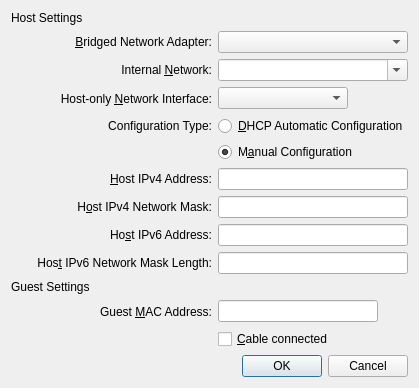
<ui version="4.0" >
 <comment>
 VBox frontends: Qt4 GUI ("VirtualBox"):

 Copyright (C) 2009 Sun Microsystems, Inc.

 This file is part of VirtualBox Open Source Edition (OSE), as
 available from http://www.virtualbox.org. This file is free software;
 you can redistribute it and/or modify it under the terms of the GNU
 General Public License (GPL) as published by the Free Software
 Foundation, in version 2 as it comes in the "COPYING" file of the
 VirtualBox OSE distribution. VirtualBox OSE is distributed in the
 hope that it will be useful, but WITHOUT ANY WARRANTY of any kind.

 Please contact Sun Microsystems, Inc., 4150 Network Circle, Santa
 Clara, CA 95054 USA or visit http://www.sun.com if you need
 additional information or have any questions.
 </comment>
 <class>VBoxVMSettingsNetworkDetails</class>
 <widget class="QWidget" name="VBoxVMSettingsNetworkDetails" >
  <property name="geometry" >
   <rect>
    <x>0</x>
    <y>0</y>
    <width>402</width>
    <height>255</height>
   </rect>
  </property>
  <layout class="QGridLayout" >
   <item row="0" column="0" colspan="5" >
    <widget class="QILabelSeparator" name="mLsHost" >
     <property name="sizePolicy" >
      <sizepolicy vsizetype="Preferred" hsizetype="MinimumExpanding" >
       <horstretch>0</horstretch>
       <verstretch>0</verstretch>
      </sizepolicy>
     </property>
     <property name="text" >
      <string>Host Settings</string>
     </property>
    </widget>
   </item>
   <item row="1" column="1" >
    <widget class="QLabel" name="mLbBRG" >
     <property name="text" >
      <string>&amp;Bridged Network Adapter:</string>
     </property>
     <property name="alignment" >
      <set>Qt::AlignRight|Qt::AlignTrailing|Qt::AlignVCenter</set>
     </property>
     <property name="buddy" >
      <cstring>mCbBRG</cstring>
     </property>
    </widget>
   </item>
   <item row="1" column="2" colspan="3" >
    <widget class="QComboBox" name="mCbBRG" >
     <property name="toolTip" >
      <string>Displays the name of the host network adapter selected for bridged networking.</string>
     </property>
    </widget>
   </item>
   <item row="2" column="1" >
    <widget class="QLabel" name="mLbINT" >
     <property name="text" >
      <string>Internal &amp;Network:</string>
     </property>
     <property name="alignment" >
      <set>Qt::AlignRight|Qt::AlignTrailing|Qt::AlignVCenter</set>
     </property>
     <property name="buddy" >
      <cstring>mCbINT</cstring>
     </property>
    </widget>
   </item>
   <item row="2" column="2" colspan="3" >
    <widget class="QComboBox" name="mCbINT" >
     <property name="toolTip" >
      <string>Displays the name of the internal network selected for this adapter.</string>
     </property>
     <property name="editable" >
      <bool>true</bool>
     </property>
    </widget>
   </item>
   <item row="3" column="1" >
    <widget class="QLabel" name="mLbHOI" >
     <property name="text" >
      <string>Host-only &amp;Network Interface:</string>
     </property>
     <property name="alignment" >
      <set>Qt::AlignRight|Qt::AlignTrailing|Qt::AlignVCenter</set>
     </property>
     <property name="buddy" >
      <cstring>mCbHOI</cstring>
     </property>
    </widget>
   </item>
   <item row="3" column="2" colspan="3" >
    <layout class="QHBoxLayout" >
     <item>
      <widget class="QComboBox" name="mCbHOI" >
       <property name="toolTip" >
        <string>Displays the name of the VirtualBox network interface selected for host-only networking.</string>
       </property>
      </widget>
     </item>
     <item>
      <widget class="QToolButton" name="mTbAdd" >
       <property name="toolTip" >
        <string>Add new VirtualBox host-only network interface.</string>
       </property>
       <property name="autoRaise" >
        <bool>true</bool>
       </property>
       <property name="visible" >
        <bool>false</bool>
       </property>
      </widget>
     </item>
     <item>
      <widget class="QToolButton" name="mTbDel" >
       <property name="toolTip" >
        <string>Remove selected VirtualBox host-only network interface.</string>
       </property>
       <property name="autoRaise" >
        <bool>true</bool>
       </property>
       <property name="visible" >
        <bool>false</bool>
       </property>
      </widget>
     </item>
    </layout>
   </item>
   <item row="4" column="1" >
    <widget class="QLabel" name="mLbCT" >
     <property name="visible" >
      <bool>false</bool>
     </property>
     <property name="text" >
      <string>Configuration Type:</string>
     </property>
     <property name="alignment" >
      <set>Qt::AlignRight|Qt::AlignTrailing|Qt::AlignVCenter</set>
     </property>
    </widget>
   </item>
   <item row="4" column="2" colspan="3" >
    <widget class="QRadioButton" name="mRbAuto" >
     <property name="visible" >
      <bool>false</bool>
     </property>
     <property name="toolTip" >
      <string>Use DHCP automatic configuration for this host-only network interface.</string>
     </property>
     <property name="text" >
      <string>&amp;DHCP Automatic Configuration</string>
     </property>
    </widget>
   </item>
   <item row="5" column="2" colspan="3" >
    <widget class="QRadioButton" name="mRbManual" >
     <property name="visible" >
      <bool>false</bool>
     </property>
     <property name="checked" >
      <bool>true</bool>
     </property>
     <property name="toolTip" >
      <string>Use manual configuration for this host-only network interface.</string>
     </property>
     <property name="text" >
      <string>M&amp;anual Configuration</string>
     </property>
    </widget>
   </item>
   <item row="6" column="1" >
    <widget class="QLabel" name="mLbIPv4" >
     <property name="text" >
      <string>&amp;Host IPv4 Address:</string>
     </property>
     <property name="alignment" >
      <set>Qt::AlignRight|Qt::AlignTrailing|Qt::AlignVCenter</set>
     </property>
     <property name="buddy" >
      <cstring>mLeIPv4</cstring>
     </property>
    </widget>
   </item>
   <item row="6" column="2" colspan="3" >
    <widget class="QILineEdit" name="mLeIPv4" >
     <property name="sizePolicy" >
      <sizepolicy vsizetype="Fixed" hsizetype="Preferred" >
       <horstretch>0</horstretch>
       <verstretch>0</verstretch>
      </sizepolicy>
     </property>
     <property name="toolTip" >
      <string>Displays the host IPv4 address for this interface.</string>
     </property>
    </widget>
   </item>
   <item row="7" column="1" >
    <widget class="QLabel" name="mLbHMv4" >
     <property name="text" >
      <string>H&amp;ost IPv4 Network Mask:</string>
     </property>
     <property name="alignment" >
      <set>Qt::AlignRight|Qt::AlignTrailing|Qt::AlignVCenter</set>
     </property>
     <property name="buddy" >
      <cstring>mLeHMv4</cstring>
     </property>
    </widget>
   </item>
   <item row="7" column="2" colspan="3" >
    <widget class="QILineEdit" name="mLeHMv4" >
     <property name="sizePolicy" >
      <sizepolicy vsizetype="Fixed" hsizetype="Preferred" >
       <horstretch>0</horstretch>
       <verstretch>0</verstretch>
      </sizepolicy>
     </property>
     <property name="toolTip" >
      <string>Displays the host IPv4 network mask for this interface.</string>
     </property>
    </widget>
   </item>
   <item row="8" column="1" >
    <widget class="QLabel" name="mLbIPv6" >
     <property name="text" >
      <string>Ho&amp;st IPv6 Address:</string>
     </property>
     <property name="alignment" >
      <set>Qt::AlignRight|Qt::AlignTrailing|Qt::AlignVCenter</set>
     </property>
     <property name="buddy" >
      <cstring>mLeIPv6</cstring>
     </property>
    </widget>
   </item>
   <item row="8" column="2" colspan="3" >
    <widget class="QILineEdit" name="mLeIPv6" >
     <property name="sizePolicy" >
      <sizepolicy vsizetype="Fixed" hsizetype="Preferred" >
       <horstretch>0</horstretch>
       <verstretch>0</verstretch>
      </sizepolicy>
     </property>
     <property name="toolTip" >
      <string>Displays the host IPv6 address for this interface if IPv6 protocol is supported.</string>
     </property>
    </widget>
   </item>
   <item row="9" column="1" >
    <widget class="QLabel" name="mLbHMv6" >
     <property name="text" >
      <string>Hos&amp;t IPv6 Network Mask Length:</string>
     </property>
     <property name="alignment" >
      <set>Qt::AlignRight|Qt::AlignTrailing|Qt::AlignVCenter</set>
     </property>
     <property name="buddy" >
      <cstring>mLeHMv6</cstring>
     </property>
    </widget>
   </item>
   <item row="9" column="2" colspan="3" >
    <widget class="QILineEdit" name="mLeHMv6" >
     <property name="sizePolicy" >
      <sizepolicy vsizetype="Fixed" hsizetype="Preferred" >
       <horstretch>0</horstretch>
       <verstretch>0</verstretch>
      </sizepolicy>
     </property>
     <property name="toolTip" >
      <string>Displays the host IPv6 network mask prefix length for this interface if IPv6 protocol is supported.</string>
     </property>
    </widget>
   </item>
   <item row="10" column="0" colspan="5" >
    <widget class="QILabelSeparator" name="mLsGuest" >
     <property name="sizePolicy" >
      <sizepolicy vsizetype="Preferred" hsizetype="MinimumExpanding" >
       <horstretch>0</horstretch>
       <verstretch>0</verstretch>
      </sizepolicy>
     </property>
     <property name="text" >
      <string>Guest Settings</string>
     </property>
    </widget>
   </item>
   <item row="11" column="0" >
    <spacer>
     <property name="orientation" >
      <enum>Qt::Horizontal</enum>
     </property>
     <property name="sizeType" >
      <enum>QSizePolicy::Fixed</enum>
     </property>
     <property name="sizeHint" >
      <size>
       <width>20</width>
       <height>20</height>
      </size>
     </property>
    </spacer>
   </item>
   <item row="11" column="1" >
    <widget class="QLabel" name="mLbMAC" >
     <property name="text" >
      <string>Guest &amp;MAC Address:</string>
     </property>
     <property name="alignment" >
      <set>Qt::AlignRight|Qt::AlignTrailing|Qt::AlignVCenter</set>
     </property>
     <property name="buddy" >
      <cstring>mLeMAC</cstring>
     </property>
    </widget>
   </item>
   <item row="11" column="2" colspan="2" >
    <widget class="QILineEdit" name="mLeMAC" >
     <property name="sizePolicy" >
      <sizepolicy vsizetype="Fixed" hsizetype="Preferred" >
       <horstretch>0</horstretch>
       <verstretch>0</verstretch>
      </sizepolicy>
     </property>
     <property name="toolTip" >
      <string>Displays the MAC address of this adapter. It contains exactly 12 characters chosen from {0-9,A-F}. Note that the second character must be an even digit.</string>
     </property>
    </widget>
   </item>
   <item row="11" column="4" >
    <widget class="QToolButton" name="mTbMAC" >
     <property name="toolTip" >
      <string>Generates a new random MAC address.</string>
     </property>
     <property name="icon" >
      <iconset resource="../VirtualBox.qrc" >:/refresh_16px.png</iconset>
     </property>
     <property name="autoRaise" >
      <bool>true</bool>
     </property>
    </widget>
   </item>
   <item row="12" column="2" colspan="3" >
    <widget class="QCheckBox" name="mCbCable" >
     <property name="text" >
      <string>&amp;Cable connected</string>
     </property>
     <property name="toolTip" >
      <string>Indicates whether the virtual network cable is plugged in on machine startup or not.</string>
     </property>
    </widget>
   </item>
   <item row="13" column="0" colspan="5" >
    <spacer name="verticalSpacer" >
     <property name="orientation" >
      <enum>Qt::Vertical</enum>
     </property>
     <property name="sizeHint" stdset="0" >
      <size>
       <width>0</width>
       <height>0</height>
      </size>
     </property>
    </spacer>
   </item>
   <item row="14" column="0" colspan="5" >
    <widget class="QIDialogButtonBox" name="mButtonBox" >
     <property name="standardButtons" >
      <set>QDialogButtonBox::Cancel|QDialogButtonBox::NoButton|QDialogButtonBox::Ok</set>
     </property>
    </widget>
   </item>
  </layout>
 </widget>
 <customwidgets>
  <customwidget>
   <class>QILabelSeparator</class>
   <extends>QLabel</extends>
   <header>QILabelSeparator.h</header>
  </customwidget>
  <customwidget>
   <class>QILineEdit</class>
   <extends>QLineEdit</extends>
   <header>QILineEdit.h</header>
  </customwidget>
  <customwidget>
   <class>QIDialogButtonBox</class>
   <extends>QDialogButtonBox</extends>
   <header>QIDialogButtonBox.h</header>
  </customwidget>
 </customwidgets>
 <resources/>
 <connections>
  <connection>
   <sender>mButtonBox</sender>
   <signal>accepted()</signal>
   <receiver>VBoxVMSettingsNetworkDetails</receiver>
   <slot>accept()</slot>
   <hints>
    <hint type="sourcelabel" >
     <x>162</x>
     <y>339</y>
    </hint>
    <hint type="destinationlabel" >
     <x>162</x>
     <y>179</y>
    </hint>
   </hints>
  </connection>
  <connection>
   <sender>mButtonBox</sender>
   <signal>rejected()</signal>
   <receiver>VBoxVMSettingsNetworkDetails</receiver>
   <slot>reject()</slot>
   <hints>
    <hint type="sourcelabel" >
     <x>162</x>
     <y>339</y>
    </hint>
    <hint type="destinationlabel" >
     <x>162</x>
     <y>179</y>
    </hint>
   </hints>
  </connection>
 </connections>
</ui>
